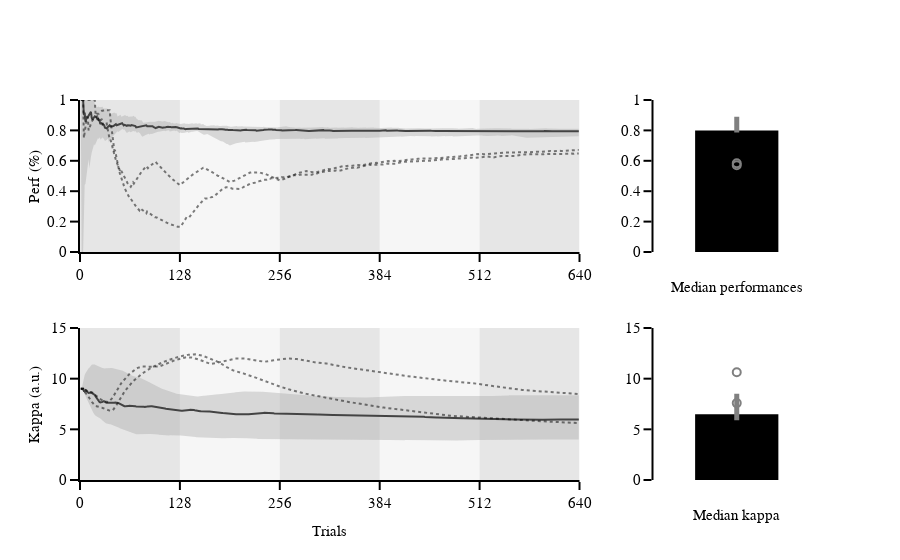

Notebook cell for this chart:
### Markdown cell above
### final

### Code cell
# Defind sublot 
fig = make_subplots(rows=2, cols=2, column_widths=[0.75, 0.25], vertical_spacing=0.20, print_grid=False)

# perf_runs_median_clean = perf_runs_median[~np.isnan(perf_runs_median)]
# perf_runs_ci_up_clean = perf_runs_ci_up[~np.isnan(perf_runs_ci_up)]
# perf_runs_ci_low_clean = perf_runs_ci_low[~np.isnan(perf_runs_ci_low)]

# stair_runs_median_clean = stair_runs_median[~np.isnan(stair_runs_median)]
# stair_runs_ci_up_clean = stair_runs_ci_up[~np.isnan(stair_runs_ci_up)]
# stair_runs_ci_low_clean = stair_runs_ci_low[~np.isnan(stair_runs_ci_low)]

##### Perf #####
# plot perf across trials 
fig.add_trace(go.Scatter(y=perf_runs_median, 
                         line=dict(color='black')), 
              row=1, col=1)

# Error area
fig.add_trace(go.Scatter(y=np.concatenate([perf_runs_ci_up, perf_runs_ci_low[::-1]]), 
                         x=np.concatenate([np.arange(len(perf_runs_ci_up)), np.arange(len(perf_runs_ci_low))[::-1]]), 
                         mode='lines', 
                         fill='toself', 
                         fillcolor='rgba(169, 169, 169, 0.4)', 
                         line=dict(width=0), 
                         showlegend=False), 
              row=1, col=1)

# make the bar plot 
fig.add_trace(go.Bar(y=prf_beh_df.perf_median, 
                     marker=dict(color='black'),
                     error_y=dict(type='data', 
                                  symmetric=False, 
                                  array=prf_beh_df.perf_ci_up - prf_beh_df.perf_median, 
                                  arrayminus=prf_beh_df.perf_median - prf_beh_df.perf_ci_low, 
                                  thickness=5, 
                                  width=0,
                                  color='gray'), 
                     width=0.5),
              
              row=1, col=2)

##### Staircase #####
# plot perf across trials 
fig.add_trace(go.Scatter(y=stair_runs_median, 
                         line=dict(color='black')), 
              row=2, col=1)

# Error area
fig.add_trace(go.Scatter(y=np.concatenate([stair_runs_ci_up, stair_runs_ci_low[::-1]]), 
                         x=np.concatenate([np.arange(len(stair_runs_ci_up)), np.arange(len(stair_runs_ci_low))[::-1]]), 
                         mode='lines', 
                         fill='toself', 
                         fillcolor='rgba(169, 169, 169, 0.4)', 
                         line=dict(width=0), 
                         showlegend=False), 
              row=2, col=1)

# make the bar plot 
fig.add_trace(go.Bar(y=prf_beh_df.stair_median, 
                     marker=dict(color='black'),
                     error_y=dict(type='data', 
                                  symmetric=False, 
                                  array=prf_beh_df.stair_ci_up - prf_beh_df.stair_median, 
                                  arrayminus=prf_beh_df.stair_median - prf_beh_df.stair_ci_low, 
                                  thickness=5, 
                                  width=0,
                                  color='gray'), 
                     width=0.5),
              
              row=2, col=2)

# Filtrer les données pour les sujets spécifiques
filtered_perf_data = prf_beh_df_concat[prf_beh_df_concat['subject'].isin(['sub-07', 'sub-12'])]

# Ajouter des points au bar plot pour 'Perf' uniquement pour les sujets 'sub-07' et 'sub-12'
fig.add_trace(go.Scatter(x=[0, 0],
                         y=filtered_perf_data.perf_median, 
                         mode='markers', 
                         marker=dict(color='rgba(255, 255, 255, 0)',  # Couleur de remplissage transparent
                                     line=dict(color='gray', width=2),  # Couleur et épaisseur du contour
                                     size=8),  
                         showlegend=False),
              row=1, col=2)

# Ajouter des points au bar plot pour 'Stair' uniquement pour les sujets 'sub-07' et 'sub-12'
fig.add_trace(go.Scatter(x=[0, 0],
                         y=filtered_perf_data.stair_median, 
                         mode='markers', 
                         marker=dict(color='rgba(255, 255, 255, 0)',  # Couleur de remplissage transparent
                                     line=dict(color='gray', width=2),  # Couleur et épaisseur du contour
                                     size=8),  
                         showlegend=False),
              row=2, col=2)

for outlier_idx in [6, 10]:
    # Perf - ajouter une ligne pointillée et opacité
    fig.add_trace(go.Scatter(y=perf_runs[outlier_idx,:], 
                             line=dict(color='black', dash='dot'), 
                             opacity=0.5),  # Réduit l'opacité
                  row=1, col=1)
    
    # Stair - ajouter une ligne pointillée et opacité
    fig.add_trace(go.Scatter(y=stair_runs[outlier_idx,:], 
                             line=dict(color='black', dash='dot'), 
                             opacity=0.5),  # Réduit l'opacité
                  row=2, col=1)


step = 128
x_max = 640
for i in range(0, x_max, step):
    fig.add_shape(type="rect", 
                  x0=i, 
                  x1=i + step, 
                  y0=0, 
                  y1=15, 
                  fillcolor="gray" if (i // step) % 2 == 0 else "lightgray", 
                  opacity=0.2,
                  layer="below", 
                  line_width=0,
                  row="all",
                  col=1) 
# perf 
fig.update_xaxes(showline=True, range=[0,x_max], tickvals=[0, 128, 256, 384, 512, 640], ticktext=["0", "128", "256", "384", "512", "640"], row=1, col=1)
fig.update_yaxes(showline=True, range=[0,1], nticks=6, title='Perf (%)',row=1, col=1)

fig.update_xaxes(showline=False, ticks='', showticklabels=False, title='Median performances', row=1, col=2)
fig.update_yaxes(showline=True,range=[0,1], nticks=6, row=1, col=2)

# stair 
fig.update_xaxes(showline=True, range=[0,x_max], tickvals=[0, 128, 256, 384, 512, 640], ticktext=["0", "128", "256", "384", "512", "640"], title='Trials', row=2, col=1)
fig.update_yaxes(showline=True, range=[0,15], title='Kappa (a.u.)', row=2, col=1)

fig.update_xaxes(showline=False, ticks='', showticklabels=False, title='Median kappa', row=2, col=2)
fig.update_yaxes(showline=True,range=[0,15], row=2, col=2)


fig.update_layout(template=fig_template, showlegend=False)
fig.show()
fig.write_image("/Users/uriel/Downloads/prf_perf.pdf")

### Figure 1 — Plotly figure (JSON) as saved in the notebook; plotly's stock layout.template omitted (floating-point values rounded to 4 significant figures; data arrays with more than 128 entries replaced by an {"elided": "..."} marker saying what was removed)
{"data": [{"line": {"color": "black"}, "type": "scatter", "xaxis": "x", "y": {"elided": "640 float values"}, "yaxis": "y"}, {"fill": "toself", "fillcolor": "rgba(169, 169, 169, 0.4)", "line": {"width": 0}, "mode": "lines", "showlegend": false, "type": "scatter", "x": {"elided": "1280 int values"}, "xaxis": "x", "y": {"elided": "1280 float values"}, "yaxis": "y"}, {"error_y": {"array": [0.08948], "arrayminus": [0.01384], "color": "gray", "symmetric": false, "thickness": 5, "type": "data", "width": 0}, "marker": {"color": "black"}, "type": "bar", "width": 0.5, "xaxis": "x2", "y": [0.7997], "yaxis": "y2"}, {"line": {"color": "black"}, "type": "scatter", "xaxis": "x3", "y": {"elided": "640 float values"}, "yaxis": "y3"}, {"fill": "toself", "fillcolor": "rgba(169, 169, 169, 0.4)", "line": {"width": 0}, "mode": "lines", "showlegend": false, "type": "scatter", "x": {"elided": "1280 int values"}, "xaxis": "x3", "y": {"elided": "1280 float values"}, "yaxis": "y3"}, {"error_y": {"array": [2.023], "arrayminus": [0.5801], "color": "gray", "symmetric": false, "thickness": 5, "type": "data", "width": 0}, "marker": {"color": "black"}, "type": "bar", "width": 0.5, "xaxis": "x4", "y": [6.481], "yaxis": "y4"}, {"marker": {"color": "rgba(255, 255, 255, 0)", "line": {"color": "gray", "width": 2}, "size": 8}, "mode": "markers", "showlegend": false, "type": "scatter", "x": [0, 0], "xaxis": "x2", "y": [0.5831, 0.5705], "yaxis": "y2"}, {"marker": {"color": "rgba(255, 255, 255, 0)", "line": {"color": "gray", "width": 2}, "size": 8}, "mode": "markers", "showlegend": false, "type": "scatter", "x": [0, 0], "xaxis": "x4", "y": [10.64, 7.588], "yaxis": "y4"}, {"line": {"color": "black", "dash": "dot"}, "opacity": 0.5, "type": "scatter", "xaxis": "x", "y": {"elided": "640 float values"}, "yaxis": "y"}, {"line": {"color": "black", "dash": "dot"}, "opacity": 0.5, "type": "scatter", "xaxis": "x3", "y": {"elided": "640 float values"}, "yaxis": "y3"}, {"line": {"color": "black", "dash": "dot"}, "opacity": 0.5, "type": "scatter", "xaxis": "x", "y": {"elided": "640 float values"}, "yaxis": "y"}, {"line": {"color": "black", "dash": "dot"}, "opacity": 0.5, "type": "scatter", "xaxis": "x3", "y": {"elided": "640 float values"}, "yaxis": "y3"}], "layout": {"autosize": true, "shapes": [{"fillcolor": "gray", "layer": "below", "line": {"width": 0}, "opacity": 0.2, "type": "rect", "x0": 0, "x1": 128, "xref": "x", "y0": 0, "y1": 15, "yref": "y"}, {"fillcolor": "gray", "layer": "below", "line": {"width": 0}, "opacity": 0.2, "type": "rect", "x0": 0, "x1": 128, "xref": "x3", "y0": 0, "y1": 15, "yref": "y3"}, {"fillcolor": "lightgray", "layer": "below", "line": {"width": 0}, "opacity": 0.2, "type": "rect", "x0": 128, "x1": 256, "xref": "x", "y0": 0, "y1": 15, "yref": "y"}, {"fillcolor": "lightgray", "layer": "below", "line": {"width": 0}, "opacity": 0.2, "type": "rect", "x0": 128, "x1": 256, "xref": "x3", "y0": 0, "y1": 15, "yref": "y3"}, {"fillcolor": "gray", "layer": "below", "line": {"width": 0}, "opacity": 0.2, "type": "rect", "x0": 256, "x1": 384, "xref": "x", "y0": 0, "y1": 15, "yref": "y"}, {"fillcolor": "gray", "layer": "below", "line": {"width": 0}, "opacity": 0.2, "type": "rect", "x0": 256, "x1": 384, "xref": "x3", "y0": 0, "y1": 15, "yref": "y3"}, {"fillcolor": "lightgray", "layer": "below", "line": {"width": 0}, "opacity": 0.2, "type": "rect", "x0": 384, "x1": 512, "xref": "x", "y0": 0, "y1": 15, "yref": "y"}, {"fillcolor": "lightgray", "layer": "below", "line": {"width": 0}, "opacity": 0.2, "type": "rect", "x0": 384, "x1": 512, "xref": "x3", "y0": 0, "y1": 15, "yref": "y3"}, {"fillcolor": "gray", "layer": "below", "line": {"width": 0}, "opacity": 0.2, "type": "rect", "x0": 512, "x1": 640, "xref": "x", "y0": 0, "y1": 15, "yref": "y"}, {"fillcolor": "gray", "layer": "below", "line": {"width": 0}, "opacity": 0.2, "type": "rect", "x0": 512, "x1": 640, "xref": "x3", "y0": 0, "y1": 15, "yref": "y3"}], "showlegend": false, "xaxis": {"anchor": "y", "domain": [0, 0.675], "range": [0, 640], "showline": true, "ticktext": ["0", "128", "256", "384", "512", "640"], "tickvals": [0, 128, 256, 384, 512, 640], "type": "linear"}, "xaxis2": {"anchor": "y2", "autorange": true, "domain": [0.775, 1], "range": [-0.5, 0.5], "showline": false, "showticklabels": false, "ticks": "", "title": {"text": "Median performances"}, "type": "linear"}, "xaxis3": {"anchor": "y3", "domain": [0, 0.675], "range": [0, 640], "showline": true, "ticktext": ["0", "128", "256", "384", "512", "640"], "tickvals": [0, 128, 256, 384, 512, 640], "title": {"text": "Trials"}, "type": "linear"}, "xaxis4": {"anchor": "y4", "autorange": true, "domain": [0.775, 1], "range": [-0.5, 0.5], "showline": false, "showticklabels": false, "ticks": "", "title": {"text": "Median kappa"}, "type": "linear"}, "yaxis": {"anchor": "x", "domain": [0.6, 1], "nticks": 6, "range": [0, 1], "showline": true, "title": {"text": "Perf (%)"}, "type": "linear"}, "yaxis2": {"anchor": "x2", "domain": [0.6, 1], "nticks": 6, "range": [0, 1], "showline": true, "type": "linear"}, "yaxis3": {"anchor": "x3", "domain": [0, 0.4], "range": [0, 15], "showline": true, "title": {"text": "Kappa (a.u.)"}, "type": "linear"}, "yaxis4": {"anchor": "x4", "domain": [0, 0.4], "range": [0, 15], "showline": true, "type": "linear"}}}
